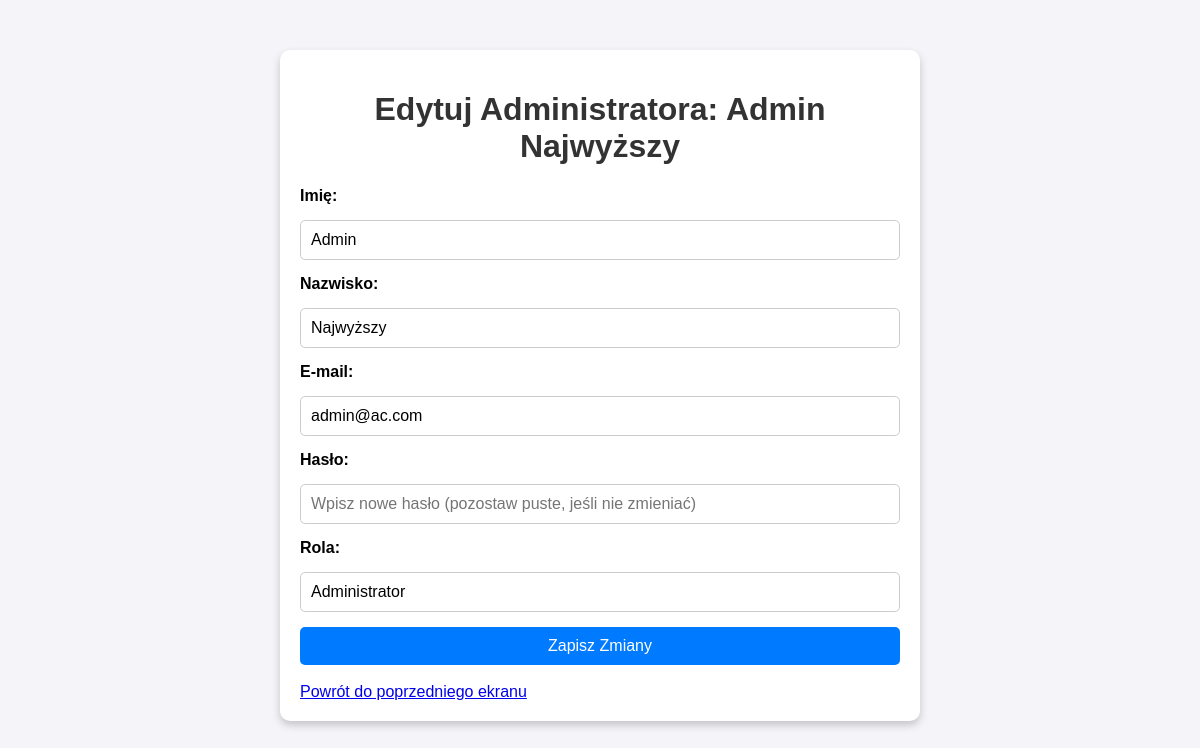
Screenshot of /admin/bazy/zarzadzaj_administratorami/edytuj/1 with the database file from the repository.
### app.py (models this page shows)
class Administrator(db.Model):
    __tablename__ = 'administratorzy'
    id = db.Column(db.Integer, primary_key=True)
    imie = db.Column(db.String(100), nullable=False)
    nazwisko = db.Column(db.String(100), nullable=False)
    email = db.Column(db.String(150), unique=True, nullable=False)
    haslo = db.Column(db.String(200), nullable=False)  # Hasło powinno być zaszyfrowane
    rola = db.Column(db.String(50), nullable=False)  # np. "zarządca", "pracownik kina"

### app.py (the view, shortened to what this page needs)
@app.route('/admin/bazy/zarzadzaj_administratorami/edytuj/<int:admin_id>', methods=['GET', 'POST'])
def edytuj_administratora(admin_id):
    administrator = Administrator.query.get_or_404(admin_id)  # Pobieramy administratora na podstawie ID
    return render_template('admin_bazy_zarzadzaj_administratorami_edytuj.html', administrator=administrator)

### app.py (called while the page is built)
@app.before_request
def load_database():
    g.kino = {
        "admin" : Administrator.query.all(),
        "film" : Film.query.all(),
        "rezerwacja" : Rezerwacja.query.all(),
        "seans" : Seans.query.all(),
        "klient" : Klient.query.all()
    }

### templates/admin_bazy_zarzadzaj_administratorami_edytuj.html (shortened to what this page needs)
<!DOCTYPE html>
<html lang="pl">
<head>
</head>
<body>
    <div class="container">
        <h1>Edytuj Administratora: {{ administrator.imie }} {{ administrator.nazwisko }}</h1>
        <form method="POST">
            <label for="imie">Imię:</label>
            <input type="text" id="imie" name="imie" value="{{ administrator.imie }}" required>
            <label for="nazwisko">Nazwisko:</label>
            <input type="text" id="nazwisko" name="nazwisko" value="{{ administrator.nazwisko }}" required>
            <label for="email">E-mail:</label>
            <input type="email" id="email" name="email" value="{{ administrator.email }}" required>
            <label for="haslo">Hasło:</label>
            <input type="password" id="haslo" name="haslo" placeholder="Wpisz nowe hasło (pozostaw puste, jeśli nie zmieniać)">
            <label for="rola">Rola:</label>
            <input type="text" id="rola" name="rola" value="{{ administrator.rola }}" required>
            <button type="submit">Zapisz Zmiany</button>
        </form>
        <br>
        <a href="{{ url_for('admin_bazy') }}">Powrót do poprzedniego ekranu</a>
    </div>
</body>
</html>

### templates/admin_bazy_zarzadzaj_administratorami_edytuj.html (style rules this page uses)
body { font-family: Arial, sans-serif; background-color: #f4f4f9; margin: 0; padding: 0; }
.container { max-width: 600px; margin: 50px auto; padding: 20px; background-color: #ffffff; border-radius: 10px; box-shadow: 0 4px 8px rgba(0, 0, 0, 0.2); }
h1 { text-align: center; color: #333333; }
form { display: flex; flex-direction: column; gap: 15px; }
label { font-weight: bold; }
input, textarea, button { padding: 10px; font-size: 16px; border: 1px solid #ccc; border-radius: 5px; }
button { background-color: #007bff; color: white; cursor: pointer; border: none; }

### rows the page displays
Administrator: imie "Admin", nazwisko "Najwyższy", email "admin@ac.com", rola "Administrator"
